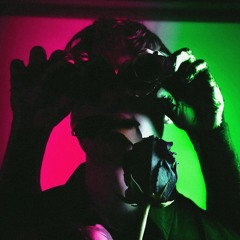
#> input picture Python/Lab4/test.jpg, 240 x 240 px
$ python image_processor_3.py
#> lines starting #> are read from the running program, lines starting #| are printed output that depends on the picture
import cv2
import matplotlib.pyplot as plt

class ImageCropper:
    def __init__(self, path):
#> called with path = 'test.jpg'
        self.image = cv2.imread(path)
#> self.image is the input picture: shape (240, 240, 3); mean B, G, R 34.2, 46.9, 43.3
        if self.image is None:
            raise RuntimeError("Error: Could not open or find the image!")

    def crop_and_save(self, start_row, end_row, start_col, end_col, save_path):
#> called with start_row = 80, end_row = 280, start_col = 150, end_col = 330, save_path = 'crop.jpg'
        height, width = self.image.shape[:2]
#> height = 240; width = 240

        if end_row > height or end_col > width:
            print("Warning: Crop dimensions exceed image size. Adjusting...")
            end_row = min(end_row, height)
#> end_row = 240
            end_col = min(end_col, width)
#> end_col = 240

        # У Python обрізка виконується як зріз списку: [рядок_від:рядок_до, колонка_від:колонка_до]
        cropped = self.image[start_row:end_row, start_col:end_col]
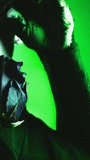
#> cropped: shape (160, 90, 3); mean B, G, R 37.4, 83.1, 29.8

        # Відображення обох варіантів через matplotlib
        fig, axes = plt.subplots(1, 2, figsize=(12, 6))

        # Оригінал
        image_rgb = cv2.cvtColor(self.image, cv2.COLOR_BGR2RGB)
        axes[0].imshow(image_rgb)
        axes[0].set_title("Original Image")
        axes[0].axis('off')

        # Обрізаний фрагмент
        cropped_rgb = cv2.cvtColor(cropped, cv2.COLOR_BGR2RGB)
        axes[1].imshow(cropped_rgb)
        axes[1].set_title("Cropped Fragment")
        axes[1].axis('off')

        plt.show()
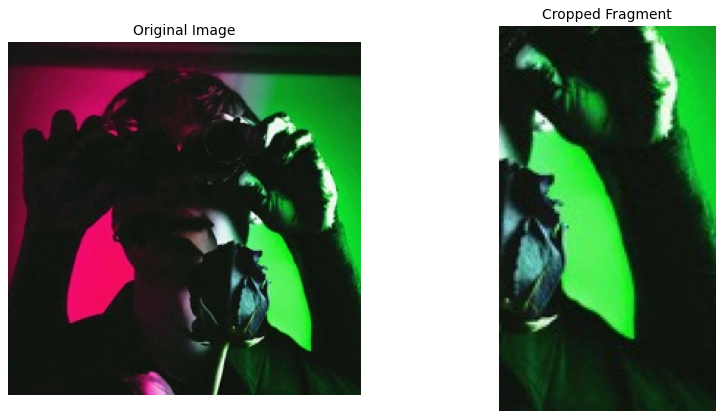
#> figure drawn by matplotlib, 2 panels

        # Збереження
        cv2.imwrite(save_path, cropped)
        print(f"Fragment saved to: {save_path}")

    def __del__(self):
        print("Resources cleared.")

# --- Запуск ---
try:
    # Завантажте файл test.jpg у Colab перед запуском
    processor = ImageCropper("test.jpg")
    processor.crop_and_save(80, 280, 150, 330, "crop.jpg")
except Exception as e:
    print(e)
